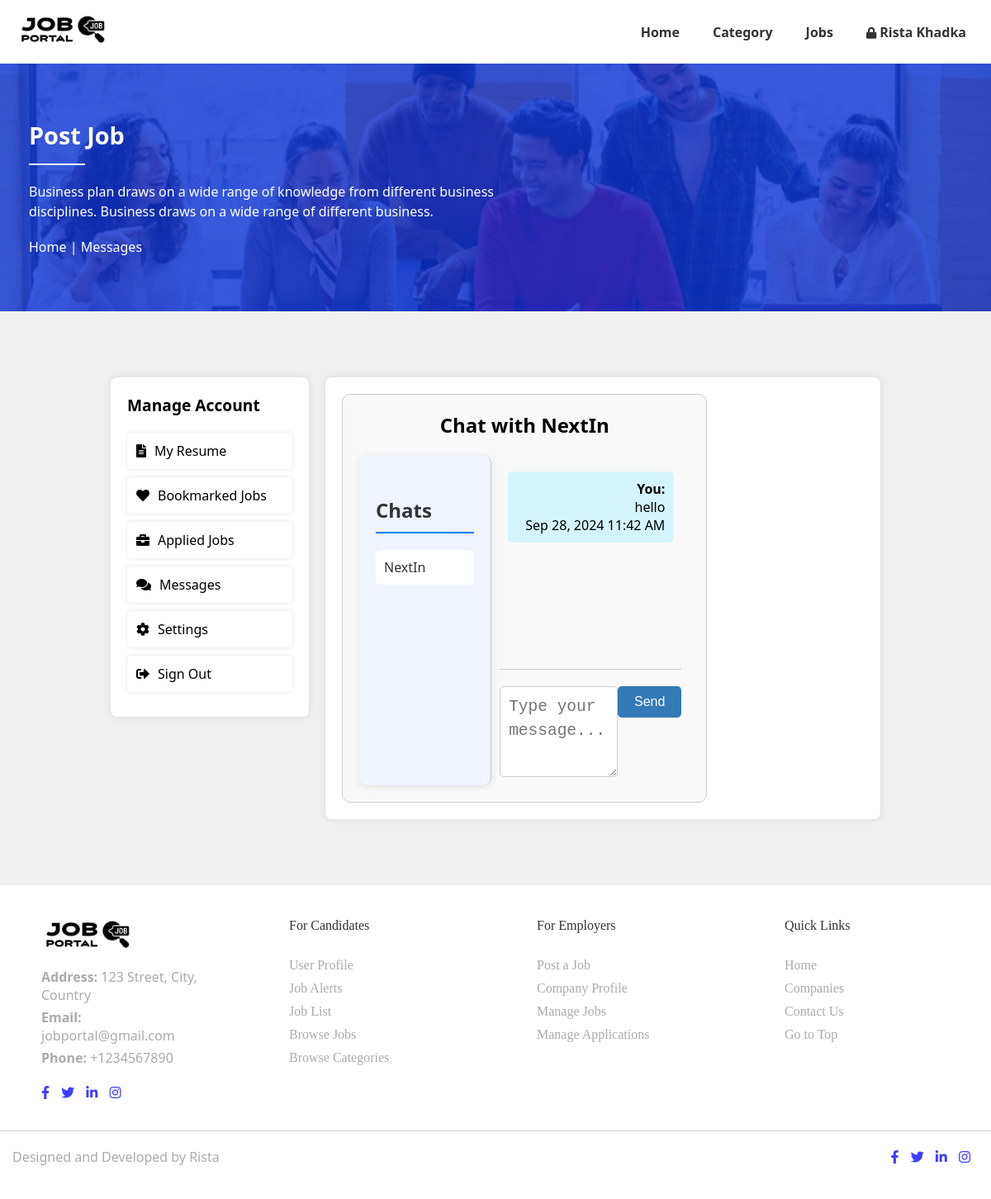
Screenshot of /jobseeker/message.php (signed in) with the database file from the repository.
### tables this page shows
CREATE TABLE `user` (
  `userid` varchar(11) NOT NULL,
  `name` varchar(20) NOT NULL,
  `email` varchar(30) NOT NULL,
  `Phone_no` bigint(100) NOT NULL,
  `password` varchar(200) NOT NULL,
  `pp` blob NOT NULL,
  `gender` varchar(50) NOT NULL,
  `marital_status` varchar(50) NOT NULL,
  `immediate_available` varchar(50) NOT NULL,
  `date_of_birth` date NOT NULL,
  `skill` varchar(255) NOT NULL,
  `language` varchar(255) NOT NULL,
  `nationality` varchar(100) NOT NULL,
  `national_id_card` varchar(50) NOT NULL,
  `experience` int(11) NOT NULL,
  `career_level` varchar(100) NOT NULL,
  `industry` varchar(100) NOT NULL,
  `functional_area` varchar(100) NOT NULL,
  `current_salary` int(11) NOT NULL,
  `expected_salary` int(11) NOT NULL,
  `country` varchar(100) NOT NULL,
  `state` varchar(100) NOT NULL,
  `city` varchar(100) NOT NULL,
  `address` varchar(255) NOT NULL,
  `facebook_url` varchar(255) NOT NULL,
  `linkedin_url` varchar(255) NOT NULL,
  `create_datetime` datetime(6) NOT NULL
);

CREATE TABLE `company` (
  `companyid` int(11) NOT NULL,
  `name` varchar(20) NOT NULL,
  `email` varchar(20) NOT NULL,
  `password` varchar(100) NOT NULL,
  `logo` blob NOT NULL,
  `website` varchar(20) NOT NULL,
  `fax_no` varchar(20) NOT NULL,
  `company_ceo` varchar(20) NOT NULL,
  `established_in` varchar(10) NOT NULL,
  `industry` varchar(20) NOT NULL,
  `no_of_office` varchar(20) NOT NULL,
  `company_details` varchar(255) NOT NULL,
  `aboutus` varchar(225) NOT NULL,
  `country` varchar(20) NOT NULL,
  `state` varchar(20) NOT NULL,
  `city` varchar(20) NOT NULL,
  `location` varchar(20) NOT NULL,
  `fb_url` varchar(30) NOT NULL,
  `linkedin_url` varchar(30) NOT NULL,
  `twitter_url` varchar(30) NOT NULL,
  `goggle_url` varchar(30) NOT NULL,
  `create_datetime` datetime(6) NOT NULL
);

CREATE TABLE `messages` (
  `id` int(11) NOT NULL,
  `sender_id` varchar(150) NOT NULL,
  `receiver_id` varchar(150) NOT NULL,
  `message` text NOT NULL,
  `timestamp` timestamp NOT NULL DEFAULT current_timestamp(),
  `is_read` tinyint(1) DEFAULT 0
);

### jobseeker/message.php (the view, shortened to what this page needs)
<?php
require('../Config/dbconnect.php');
$user_id = mysqli_real_escape_string($conn, $_SESSION['user_id']);
$chatHeadsQuery = "
    SELECT c.companyid, c.name,
           MAX(m.timestamp) AS last_message_time,
           SUM(CASE WHEN m.is_read = 0 AND m.receiver_id = '$user_id' THEN 1 ELSE 0 END) AS unread_count
    FROM company c
    LEFT JOIN messages m ON m.receiver_id = c.companyid OR m.sender_id = c.companyid
    WHERE (m.sender_id = '$user_id' OR m.receiver_id = '$user_id')
    GROUP BY c.companyid, c.name
    ORDER BY last_message_time DESC
";
$chatHeadsResult = mysqli_query($conn, $chatHeadsQuery);
if (isset($_GET['company_id'])) {
    $company_id = mysqli_real_escape_string($conn, $_GET['company_id']);
} else {
    $latestCompanyQuery = "
        SELECT DISTINCT receiver_id AS company_id
        FROM messages
        WHERE sender_id = '$user_id'
        ORDER BY timestamp DESC
        LIMIT 1
    ";
    $latestCompanyResult = mysqli_query($conn, $latestCompanyQuery);
    $latestCompany = mysqli_fetch_assoc($latestCompanyResult);
    $company_id = $latestCompany ? $latestCompany['company_id'] : null;
}
if ($company_id) {
    $companyQuery = "SELECT name FROM company WHERE companyid = '$company_id'";
    $companyResult = mysqli_query($conn, $companyQuery);
    $company = mysqli_fetch_assoc($companyResult);
    $messagesQuery = "SELECT * FROM messages WHERE
                      (sender_id = '$user_id' AND receiver_id = '$company_id') OR
                      (sender_id = '$company_id' AND receiver_id = '$user_id')
                      ORDER BY timestamp ASC";
    $messagesResult = mysqli_query($conn, $messagesQuery);
     $updateReadStatusQuery = "
     UPDATE messages
     SET is_read = 1
     WHERE receiver_id = '$company_id'
     AND sender_id = '$user_id'
     AND is_read = 0
     ";
     mysqli_query($conn, $updateReadStatusQuery);
} else {
    echo "No messages found.";
    exit();
}
?>
<!DOCTYPE html>
<html lang="en">
<head>
    <link rel="stylesheet" href="../css/Navigation.css">
    <link rel="stylesheet" href="../css/postjob.css">
    <link rel="stylesheet" href="../css/footer.css">
    <link rel="stylesheet" href="https://cdnjs.cloudflare.com/ajax/libs/font-awesome/5.15.4/css/all.min.css">
</head>
<body>
    <nav class="navbar">
        <div class="navbar-container">
            <div class="logo">
                <a href="http://localhost/JobPortal/index.php"><img src="http://localhost/JobPortal/Logo/logo3.png"
                        alt="Logo"></a>
            </div>
            <ul class="nav-links">
                <li><a href="dashboard.php">Home</a></li>
                <li><a href="category.php">Category</a></li>
                <li><a href="job.php">Jobs</a></li>
                <li>
                    <?php $user_id = $_SESSION['user_id'];
                        $query = "SELECT name FROM user WHERE userid = ?";
                        $stmt = $conn->prepare($query);
                        $stmt->bind_param('s', $user_id);
                        $stmt->execute();
                        $result = $stmt->get_result();
                        $user = $result->fetch_assoc();
                        $user_name = htmlspecialchars($user['name']);
                    ?>
                    <a href="profile.php" class="username">
                        <i class="fa fa-lock" aria-hidden="true" style="padding-left: 0px; font-size: 14px;"></i>
                        <?php echo $user_name; ?>
                    </a>
                </li>
            </ul>
        </div>
    </nav>
    <section class="banner-section">
        <div class="banner-overlay">
            <div class="banner-container">
                <div class="banner-content">
                    <h2 class="banner-heading">Post Job</h2>
                    <p class="banner-paragraph">Business plan draws on a wide range of knowledge from different business
                        <br>
                        disciplines. Business draws on a wide range of different business.
                    </p>
                    <div class="breadcrumb">
                        <a href="dashboard.php">Home</a> | <a href="message.php">Messages</a>
                    </div>
                </div>
            </div>
        </div>
    </section>
    <section class="dashboard-section">
        <div class="dashboard-container">
            <div class="dashboard-nav">
                <h3>Manage Account</h3>
                <div class="nav-item" onclick="location.href='profile.php'"><i class="fas fa-file-alt"></i> My Resume
                </div>
                <div class="nav-item" onclick="location.href='bookmarkedjobs.php'"><i class="fas fa-heart"></i>
                    Bookmarked Jobs</div>
                <div class="nav-item" onclick="location.href='appliedjobs.php'"><i class="fas fa-briefcase"></i> Applied
                    Jobs</div>
                <div class="nav-item" onclick="location.href='message.php'"><i class="fas fa-comments"></i> Messages
                </div>
                <div class="nav-item" onclick="location.href='setting.php'"><i class="fas fa-cog"></i> Settings</div>
                <div class="nav-item" onclick="location.href='../Logins/logout.php'"><i class="fas fa-sign-out-alt"></i>
                    Sign Out</div>
            </div>
            <div class="dashboard-content">
                <div class="message-container">
                    <div class="chat-head">
                        <h2>Chat with <?php echo htmlspecialchars($company['name']); ?></h2>
                    </div>
                    <div style="display: flex;">
                        <div class="chat-heads">
                            <h4>Chats</h4>
                            <?php if (mysqli_num_rows($chatHeadsResult) > 0): ?>
                            <ul class="chat-list">
                                <?php while ($chatHead = mysqli_fetch_assoc($chatHeadsResult)): ?>
                                <li class="chat-item">
                                    <a href="message.php?company_id=<?php echo $chatHead['companyid']; ?>"
                                        class="chat-link <?php echo ($chatHead['unread_count'] > 0) ? 'unread' : ''; ?>">
                                        <?php echo htmlspecialchars($chatHead['name']); ?>
                                    </a>
                                </li>
                                <?php endwhile; ?>
                            </ul>
                            <?php else: ?>
                            <p>No chat history.</p>
                            <?php endif; ?>
                        </div>
                        <div style="width: 60%; padding: 10px; display: flex; flex-direction: column;">
                            <div class="chat-history">
                                <?php if (mysqli_num_rows($messagesResult) > 0): ?>
                                <?php while ($message = mysqli_fetch_assoc($messagesResult)): ?>
                                <div
                                    class="chat-message <?php echo $message['sender_id'] == $user_id ? 'user-message' : 'company-message'; ?>">
                                    <strong><?php echo $message['sender_id'] == $user_id ? 'You' : htmlspecialchars($company['name']); ?>:</strong>
                                    <p><?php echo htmlspecialchars($message['message']); ?></p>
                                    <span><?php echo date('M d, Y h:i A', strtotime($message['timestamp'])); ?></span>
                                </div>
                                <?php endwhile; ?>
                                <?php else: ?>
                                <p>No messages yet. Start a conversation!</p>
                                <?php endif; ?>
                            </div>
                            <form action="" method="POST" class="message-form">
                                <textarea name="message" rows="3" placeholder="Type your message..."></textarea>
                                <button type="submit">Send</button>
                            </form>
                        </div>
                    </div>
                </div>
            </div>
        </div>
    </section>
    <?php include '../Assets/footer.php';?>
</body>
</html>

### css/Navigation.css (style rules this page uses)
* { margin: 0; padding: 0; box-sizing: border-box; }
body { font-family: 'Segoe UI', Tahoma, Geneva, Verdana, sans-serif; }
.navbar { background-color: white; padding: 1em 0; box-shadow: 0 2px 4px rgba(0, 0, 0, 0.1); }
.navbar-container { display: flex; justify-content: space-between; align-items: center; max-width: 1200px; margin: 0 auto; padding: 0 20px; }
.logo img { height: 40px; }
.nav-links { list-style: none; display: flex; }
.nav-links li { margin-left: 20px; }
.nav-links a { color: #333; text-decoration: none; font-weight: bold; padding: 5px 10px; border-radius: 4px; transition: color 0.3s; }

### css/postjob.css (style rules this page uses)
.banner-section { position: relative; background-image: url('http://localhost/JobPortal/Banners/banner3.png'); background-size: cover; background-position: center; height: 300px; display: flex; align-items: center; }
.banner-container { max-width: 1200px; margin: 0 auto; padding: 0 15px; width: 100%; }
.banner-overlay { background-color: rgba(11, 49, 213, 0.8); position: absolute; top: 0; left: 0; width: 100%; height: 100%; display: flex; align-items: center; color: white; padding: 20px; text-align: left; }
.banner-content { width: 100%; }
.banner-heading { font-size: 1.8em; margin-bottom: 20px; }
.banner-heading:after { content: ''; display: block; width: 6%; height: 2.2px; background-color: white; margin-top: 15px; }
.banner-paragraph { font-size: 1em; line-height: 1.5; max-width: 800px; margin: 0; }
.breadcrumb { margin-top: 20px; }
.breadcrumb a { color: white; text-decoration: none; font-size: 1em; }
.dashboard-section { background-color: #f0f0f0; padding: 40px 0; }
.dashboard-container { display: flex; justify-content: center; margin: 0 auto; width: 80%; }
.dashboard-nav { width: 25%; height: fit-content; background-color: #fff; padding: 20px; border-radius: 8px; box-shadow: 0 0 10px rgba(0, 0, 0, 0.1); }
.dashboard-nav h3 { font-size: 1.2em; margin-bottom: 20px; }
.nav-item { font-size: 1em; margin-bottom: 10px; padding: 10px; background-color: #007bff; color: white; border-radius: 4px; cursor: pointer; display: flex; align-items: center; gap: 10px; transition: background-color 0.3s ease; }
.dashboard-section { background-color: #f0f0f0; padding: 80px 0; }
.dashboard-nav { width: 25%; background-color: #fff; padding: 20px; border-radius: 8px; box-shadow: 0 0 10px rgba(0, 0, 0, 0.1); }
.nav-item { font-size: 1em; margin-bottom: 10px; padding: 10px; background-color: white; color: black; border: 1px solid white; border-radius: 4px; cursor: pointer; display: flex; align-items: center; gap: 10px; box-shadow: 0 0 5px rgba(0, 0, 0, 0.1); transition: background-color 0.3s ease; }
.dashboard-content { width: 70%; margin-left: 20px; background-color: #fff; padding: 20px; border-radius: 8px; box-shadow: 0 0 10px rgba(0, 0, 0, 0.1); }
textarea { padding: 10px; border: 1px solid #ccc; border-radius: 5px; width: 100%; font-size: 1.5em; line-height: 1.5; box-sizing: border-box; }
textarea { resize: vertical; }
button[type="submit"] { align-self:flex-start; padding: 10px 20px; background-color: #337ab7; color: white; border: none; border-radius: 5px; cursor: pointer; font-size: 1em; transition: background-color 0.3s ease; }
h4 { margin-top: 30px; font-size: 1.2em; color: #333; }

### rows the page displays
user: name "Rista Khadka"
company: name "NextIn"
messages: sender_id "You", message "hello", timestamp "Sep 28, 2024 11:42 AM"
